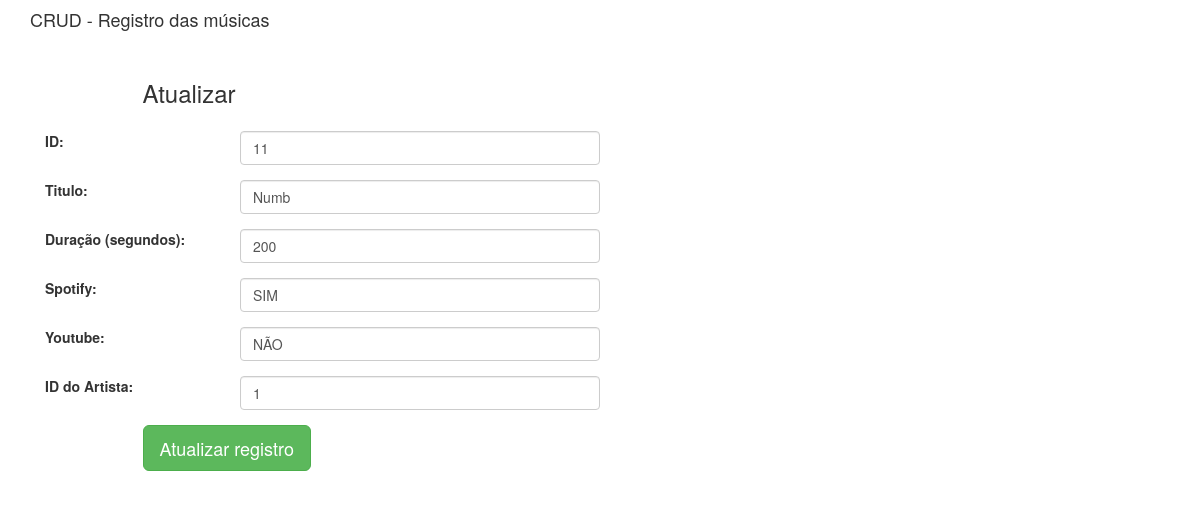
Screenshot of /edit/11 with the database file from the repository.
### musica/models.py (models this page shows)
class Musica(models.Model):
    SPOTIFY_CHOICES = (
        ("SIM", "Já foi publicado"),
        ("NÃO", "Não foi publicado")
    )
    YOUTUBE_CHOICES = (
        ("SIM", "Já foi publicado"),
        ("NÃO", "Não foi publicado")
    )
    titulo = models.TextField(max_length=50, null=False, blank=False)
    duracao = models.TextField(max_length=100, null=False, blank=False)
    spotify = models.CharField(max_length=3, choices=SPOTIFY_CHOICES, blank=False, null=False)
    youtube = models.CharField(max_length=3, choices=YOUTUBE_CHOICES, blank=False, null=False)
    artista = models.TextField(max_length=100, null=False, blank=False)
    class Meta:
        db_table = "musica"

### musica/views.py (the view)
# urls.py: path('edit/<int:id>', views.edit),
def edit(request, id):
    musica = Musica.objects.get(id=id)
    return render(request,'edit.html', {'musica':musica})

### musica/templates/edit.html (shortened to what this page needs)
{% extends "base.html" %}
{% block content %}
<div class="col-md-12">
    <h4>CRUD - Registro das músicas</h4>
 <form method="POST" class="post-form" action="/update/{{musica.id}}">
  <div class="container">
 <br>
  <div class="form-group row">
  <label class="col-sm-1 col-form-label"></label>
  <div class="col-sm-4">
  <h3>Atualizar</h3>
  </div>
   </div>
  <div class="form-group row">
  <label class="col-sm-2 col-form-label">ID:</label>
  <div class="col-sm-4">
   <input type="number" class="form-control" name="id" id="id_id" required maxlength="20" value="{{ musica.id }}"/>
  </div>
   </div>
   <div class="form-group row">
  <label class="col-sm-2 col-form-label">Titulo:</label>
  <div class="col-sm-4">
   <input type="text" class="form-control" name="titulo" id="id_titulo" required maxlength="100" value="{{ musica.titulo }}" />
  </div>
   </div>
  <div class="form-group row">
  <label class="col-sm-2 col-form-label">Duração (segundos):</label>
  <div class="col-sm-4">
   <input type="number" class="form-control" name="duracao" id="id_duracao" required maxlength="254" value="{{ musica.duracao }}" />
  </div>
   </div>
  <div class="form-group row">
  <label class="col-sm-2 col-form-label">Spotify:</label>
  <div class="col-sm-4">
   <input type="text" class="form-control" name="spotify" id="id_spotify" required maxlength="15" value="{{ musica.spotify }}" />
  </div>
   </div>
   <div class="form-group row">
    <label class="col-sm-2 col-form-label">Youtube:</label>
    <div class="col-sm-4">
     <input type="text" class="form-control" name="youtube" id="id_youtube" required maxlength="15" value="{{ musica.youtube }}" />
    </div>
     </div>
   <div class="form-group row">
    <label class="col-sm-2 col-form-label"> ID do Artista:</label>
    <div class="col-sm-4">
     <input type="text" class="form-control" name="artista" id="id_artista" required maxlength="15" value="{{ musica.artista }}" />
    </div>
     </div>
  <div class="form-group row">
  <label class="col-sm-1 col-form-label"></label>
  <div class="col-sm-4">
  <button type="submit" class="btn btn-success btn-lg">Atualizar registro</button>
  </div>
   </div>
  </div>
 </form>
{% endblock content %}

### rows the page displays
Musica: id "11", titulo "Numb", duracao "200", spotify "SIM", youtube "NÃO", artista "1"
